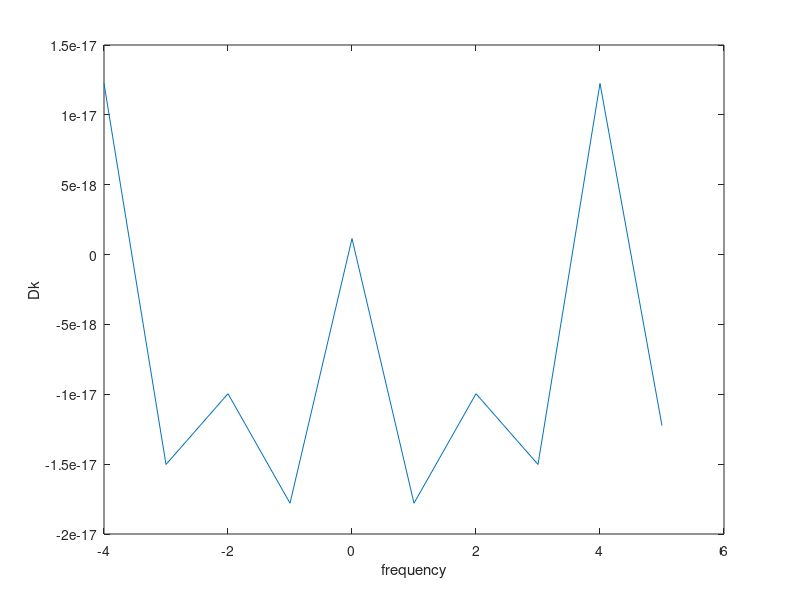

The MATLAB source for this figure:
close all;
clear all;
clc;
 
n = -4:1:5;
N = 10;
k = n;
y = zeros(1,N);
for m = 1:1:N
    y(m) = (1/N)*sum(sin(0.2*pi*n).*exp(-1*1i*0.2*pi*k(m)*n));
end
y
plot(n, y);
xlabel('frequency');
ylabel('Dk');
